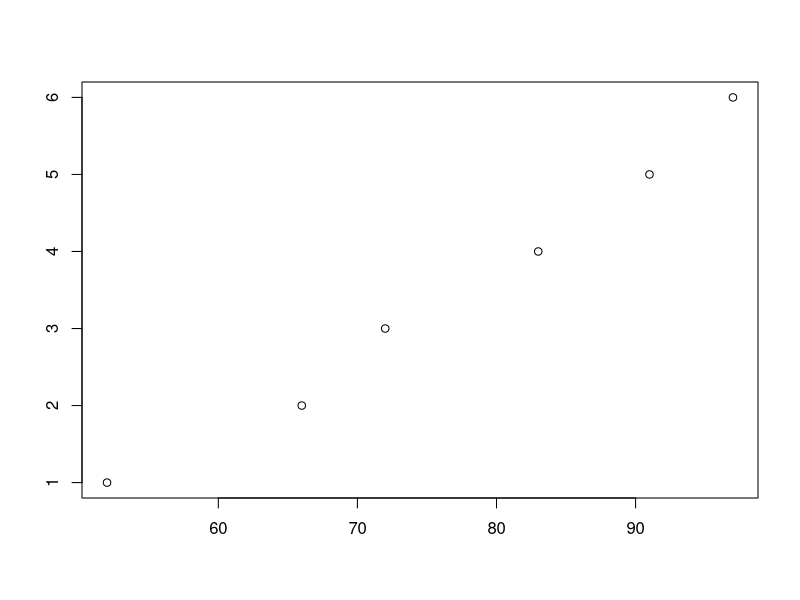

The R script that drew this image: (Note: this script raises an error after producing the figure.)
#--------------------------------------------------------------
# 선형회귀 구현
# -> 회귀계수 기울기, 절편
#--------------------------------------------------------------
# 데이터 준비----------------------------------------------------

score<-c(52,66,72,83,91,97)
hour<-c(1,2,3,4,5,6)
shDF<-data.frame(score=score,hour=hour)

# 데이터 분포확인---------------------------------------------
# 선형성 확인
plot(score,hour,main=Score)





shapiro.test(shDF$hour)
shapiro.test(shDF$score)

qqplot(shDF$hour,shDF$score)

# 데이터를 만족하는 직선 생성-----------------------------------
# 1차 함수 y=slope*x+intercept
# - 기울기 =
#--------------------------------------------------------------
sMean<-mean(shDF$score)
hMean<-mean(shDF$hour)


# 기울기
slope<-sum((shDF$score-sMean)*(shDF$hour-hMean))/sum((shDF$score-sMean)^2)

# 절편
intercept<-hMean-(sMean*slope)
intercept

#직선식 : 1차 함수 y= slope*x + intercept
sMean<-mean(shDF$score)
hMean<-mean(shDF$hour)

















